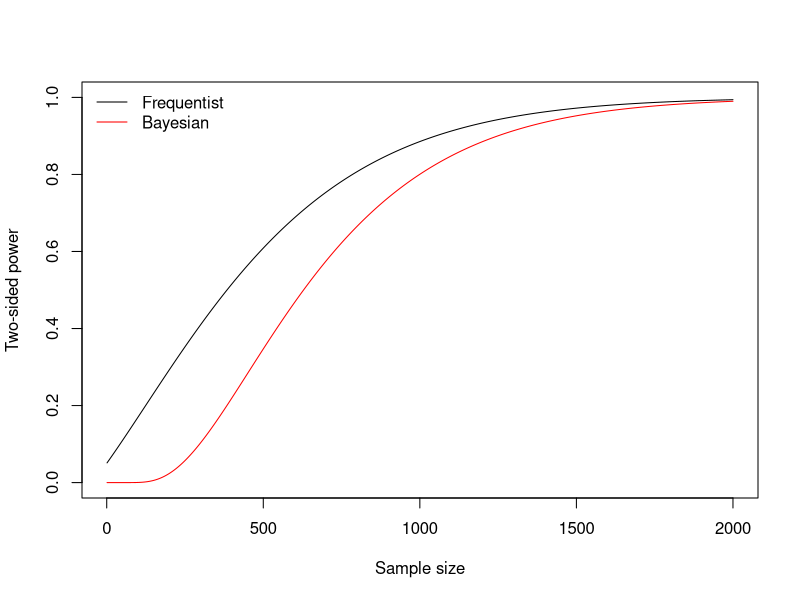

Write the R code that produced this figure.
## ---- chunk 1
#| fig-cap: 'Two-sided power for the frequentist and Bayesian decision rules, with $\alpha = 0.05$, $s = 1$, $\tau = 0.05$, $\theta = 0.1$, and $n$ ranging from 1 to 2,000.'

alpha <- 0.05
s <- 1
tau <- 0.05
theta <- 0.1

n <- seq(1, 2000)

critical_value <- qnorm(1 - alpha / 2)
standardized_effect <- sqrt(n) * theta / s

frequentist_power <-
  pnorm(-critical_value - standardized_effect) +
  pnorm(-critical_value + standardized_effect)

bayesian_critical_value <- critical_value * sqrt(1 + s^2 / (n * tau^2))
bayesian_power <-
  pnorm(-bayesian_critical_value - standardized_effect) +
  pnorm(-bayesian_critical_value + standardized_effect)

plot(
  n,
  frequentist_power,
  type = "l",
  ylim = c(0, 1),
  xlab = "Sample size",
  ylab = "Two-sided power"
)
lines(n, bayesian_power, col = "red")
legend(
  "topleft",
  legend = c("Frequentist", "Bayesian"),
  col = c("black", "red"),
  lty = 1,
  bty = "n"
)
